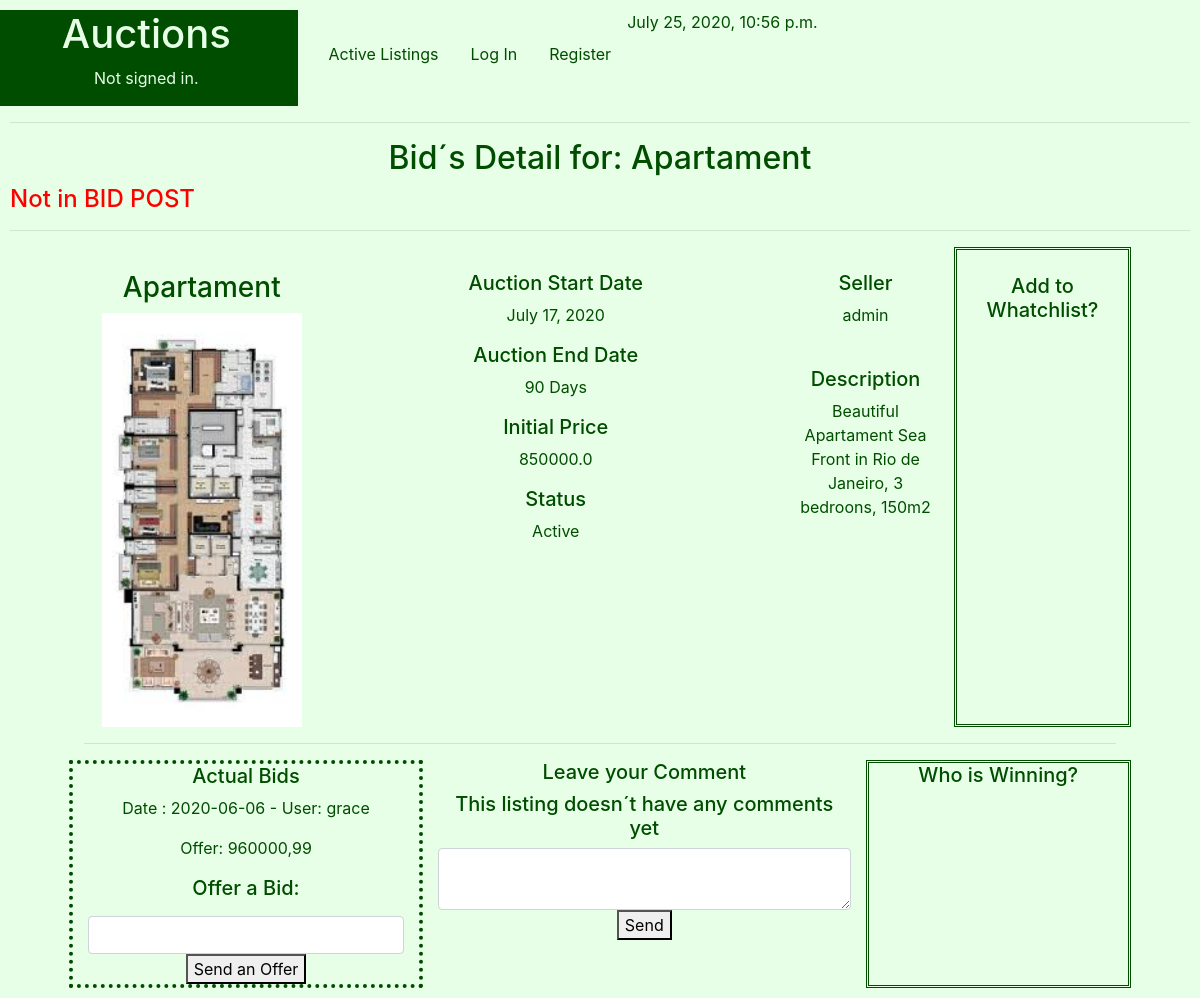
Page /Bid/Apartament on the earlier database version.
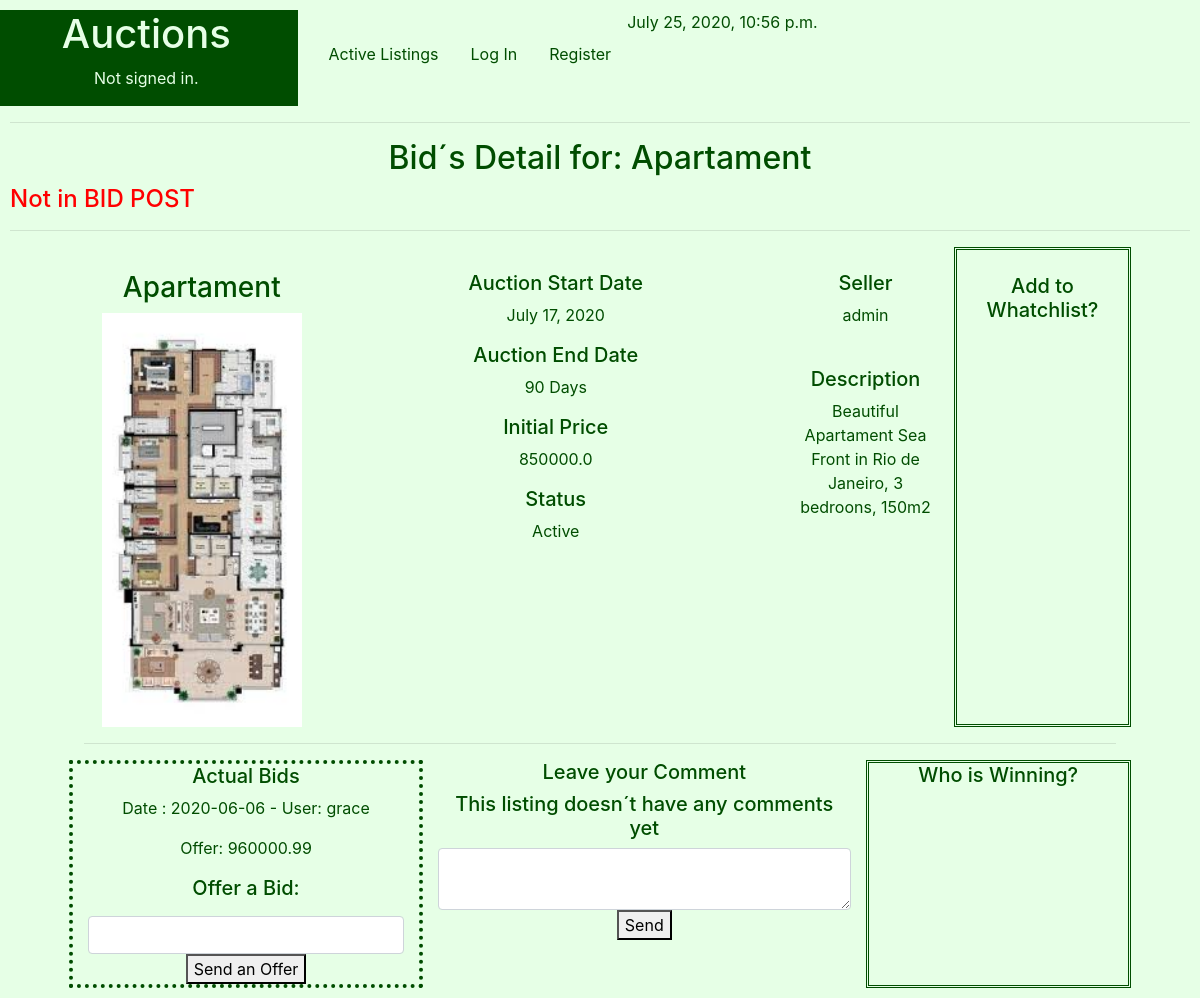
Same page on the later database version.
### auctions/models.py (models this page shows, shortened)
class Listings(models.Model):
    STATUS = (
        ('Active', 'Active - Receiving Bids'),
        ('To Begin', 'To Begin - De Auction didn´t start yet'),
        ('Closed', 'Closed - The seller gave up the auction'),
        ('Sold', 'Sold'),
    )
    Ltitle = models.CharField(help_text="Choose a title for your listing",max_length=50)
    Ccode=models.IntegerField(help_text="Categories Ex: 1-Apartament,2-Commercial,3-Farm, 4-House ") #foreign key from PropTypes
    Ldescription = models.CharField(max_length=250)
    Lprice = models.FloatField(help_text="starting bid Just USD") #initial price
    Ldatestart = models.DateField(help_text="Please use the following format: <em>YYYY-MM-DD</em>. for the auction start")
    Lduration = models.IntegerField(help_text="Duration expressed in days" )
    Luser = models.CharField(max_length=25)
    Limage= models.ImageField(upload_to="media", blank=True) #Name of the picture saved on static folder
    Lstatus = models.CharField(max_length=8, choices=STATUS )

class Bids(models.Model):
    Lcode = models.ForeignKey(Listings, on_delete=models.CASCADE)
    Buser = models.CharField(max_length=25) #Who is going to buy
    Bthrow= models.IntegerField() #first throw, second , third....
    Bprice = models.FloatField(help_text="Just USD")# throw value
    Bdate = models.DateField(help_text="Please use the following format: <em>YYYY-MM-DD</em>.")

### auctions/views.py (the view)
# urls.py: path('Bid/<str:Btitle>', views.Bids_view, name='BidsDetail'),
def Bids_view(request, Btitle):
    B_title =Btitle
    d = datetime.now()
    L_data =[]
    W_data=[]
    B_data=[]
    C_data=[]
    L_data = Listings.objects.filter(Ltitle=B_title)
    W_data=Watchlist.objects.filter(Lcode__Ltitle=B_title)
    B_data=Bids.objects.filter(Lcode__Ltitle=B_title)
    C_data=Comments.objects.filter(Lcode__Ltitle=B_title)
    if request.method == "POST":
        B_user = request.POST["B_Buser"]
        B_price =float(request.POST["B_Bprice"].replace(',', '.'))
        B_date = time.strftime("%Y-%m-%d")
        Lfilter = Listings.objects.filter(Ltitle=B_title).values('id' , 'Lprice')
        for Search_id in Lfilter:
            Lid_value = Search_id['id']
            Lprice = float(Search_id['Lprice'])
        Lances= Bids.objects.filter(Lcode_id=Lid_value).values('Bthrow', 'Bprice').order_by('Bthrow')
        if len(Lances):
            for L in Lances:
               N_Bthrow = L['Bthrow']
               N_Bprice = float(L['Bprice'])
            B_throw = N_Bthrow + 1
        else:
            B_throw = 1
            N_Bprice= Lprice
        if (B_price <  Lprice) or (B_price <  N_Bprice):
            msgbids= "A bid must be greater than or equal to the original amount and greater than the last bid, if any."
            context={
            "msgbids":msgbids ,
            "d":d,
            "Btitle" : Btitle,
            "L_data" :L_data,
            "B_data" :B_data,
            "W_data" :W_data,
            "C_data":C_data,
             }
            return render(request, "auctions/BidsDetail.html", context)
        try:
            print("I will try to save new BID", B_price)
            print(Lid_value,B_user)
            print(B_throw,B_price )
            print(B_date)
            Bids_create = Bids.objects.create(Lcode=Lid_value , Buser=B_user , Bthrow=B_throw, Bprice=B_price ,Bdate=B_date )
            Bids_create.save()
            B_data=Bids.objects.filter(Lcode__Ltitle=B_title)
            msgbids ="New Bid Saved, Good Luck!"
            context={
            "msgbids":msgbids ,
            "d":d,
            "Btitle" : Btitle,
            "L_data" :L_data,
            "B_data" :B_data,
            "W_data" :W_data,
            "C_data":C_data,
             }
            return render(request, "auctions/BidsDetail.html", context)
        except:
            context={
                "msgbids": "Could not save Bid, please try again",
                "d":d,
                "Btitle" : Btitle,
                "L_data" :L_data,
                "B_data" :B_data,
                "W_data" :W_data,
                "C_data":C_data,
            }
            return render(request, "auctions/BidsDetail.html", context)
    else:
        context = {
            "message" : "Not in BID POST",
            "d":d,
            "Btitle":B_title,
            "L_data":L_data,
            "B_data":B_data,
            "W_data":W_data,
            "C_data":C_data,
        }
        return render(request, "auctions/BidsDetail.html", context)

### auctions/templates/auctions/BidsDetail.html (shortened to what this page needs)
{% extends "auctions/layout.html" %}
{% block body %}
<h2 style="text-align: center;">Bid´s Detail for: {{Btitle}}  </h2>
<h4 style="color:red;"> {{message}}</h4>
<hr>
<div class ="flex-container" style="text-align: center;">
    <div class="container" style="width:90%;">
        <div class="row"  width="1700px">
          {%for L in L_data %}
              <div class="col-lg-3">
                     <br>
                     <h3>{{L.Ltitle }}</h3>
                     <img src=" {{L.Limage.url}} "  width="200">
                     <br>
              </div>
              <br>
              <div class="col-lg-5">
              <br>
                     <h5>Auction Start Date  </h5>
                     <p>{{ L.Ldatestart }}</p>
                     <h5>Auction End Date  </h5>
                     <p>{{ L.Lduration }} Days</p>
                     <h5>Initial Price </h5>
                     <p> {{ L.Lprice }}</p>
                     <h5>Status</h5>
                     <p>{{ L.Lstatus }}</p>
              </div>
              <div class="col-lg-2">
                      <br>
                      <h5>Seller</h5>
                      <p>{{ L.Luser }}</p>
                      <br>
                      <h5>Description</h5>
                      <p>{{ L.Ldescription }}</p>
              </div>
              <div class="col-lg-2" style="border:double;border-color:#004d00 ;">
                  <form   method="post">
                       <br>
                       <h5>Add to Whatchlist?</h5>
                       <br>
                       <br>
                  </form>
          {%endfor%}
        </div>
      </div>
    <hr>
    </div>
    <div class="container" style="border:#004d00; width:90%">
        <div class="row"  width="1700px">
            <div class="col-lg-4" style=" border: 4px dotted #004d00 ;">
                <h5> Actual Bids </h5>
                {% if B_data|length > 0 %}
                    {%for B in B_data %}
                        <p>Date : {{B.Bdate |date:"Y-m-d"}} - User: {{B.Buser}} </p>
                        <p>Offer: {{B.Bprice  }}  </p>
                    {% endfor %}
                {%else%}
                      <h5>This Listing doesn´t have Bids Yet </h5>
                {%endif%}
                <h5> Offer a Bid: </h5>
                <form action="{% url 'auctions:BidsDetail' Btitle=Btitle %}" method="post">
                    <input type="number" class="form-control" data-inputmask="___,___,___.__" id="B_Bprice" name="B_Bprice"  data-mask-selectonfocus="true" >
                    <button type="Submit" name="Submitprice">Send an Offer</button>
                </form>
            </div>
            <div class="col-lg-5" >
                    <h5> Leave your Comment </h5>
                      {%if C_data|length > 0 %}
                        {%for C in C_data %}
                            <p> {{C.Cdate}} </p>
                            <p> <b>{{C.Cuser}}</b>-{{C.Ccomment}}</p>
                        {%endfor%}
                      {%else%}
                          <h5>This listing doesn´t have any comments yet </h5>
                      {%endif%}
                      <form  method="post">
                          <textarea type="text" class="form-control" id="Ccomment" name="Ccomment" ></textarea>
                          <button type="button" name="button">Send</button>
                      </form>
                </div>
            <div class="col-lg-3" style="border:double;border-color:#004d00 ;">
                     <h5> Who is Winning? </h5>
            </div>
        </div>
    </div>
</div>
{% endblock %}

### auctions/templates/auctions/layout.html (shortened to what this page needs)
{% load static %}
<!DOCTYPE html>
<html lang="en">
    <head>
        <link rel="stylesheet" href="https://stackpath.bootstrapcdn.com/bootstrap/4.4.1/css/bootstrap.min.css">
        <link rel="stylesheet" href="https://cdnjs.cloudflare.com/ajax/libs/font-awesome/4.7.0/css/font-awesome.min.css">
        <link href="{% static 'auctions/styles.css' %}" rel="stylesheet">
    </head>
    <body>
        <div class="row">
            <div class="col-lg-3" style="background-color:#004d00;color:#e6ffe6 ;">
                <h1 style="text-align: center;">Auctions</h1>
                {% if user.is_authenticated %}
                    <p style="text-align: center;">Signed in as <strong >{{ user.username }}</strong>.</p>
                {% else %}
                    <p style="text-align: center;">Not signed in.</p>
                {% endif %}
            </div>
            <div class="col-lg-9" >
                <ul class="nav">
                <li class="nav-item"><br>
                  <a  style="color:  #004d00;" class="nav-link" href="{% url 'auctions:index' %}">Active Listings</a>
                </li>
                {% if user.is_authenticated %}
                    <li class="nav-item"><br>
                    <a  style="color:  #004d00;" class="nav-link" href="{% url 'auctions:CreateListings' %}">Create Listing</a>
                    </li>
                    <li class="nav-item"><br>
                    <a  style="color:  #004d00;" class="nav-link" href="{% url 'auctions:Watchlist' %}">Watchlist</a>
                    </li>
                    <li class="nav-item"><br>
                    <a  style="color:  #004d00;" class="nav-link" href="{% url 'auctions:Categories' %}">Categories</a>
                    </li>
                    <li class="nav-item"><br>
                    <a  style="color:  #004d00;" class="nav-link" href="{% url 'auctions:Listingspage' %}">Listings Page or Bid´s Page</a>
                    </li>
                    <li class="nav-item"><br>
                    <a  style="color:  #004d00;" class="nav-link" href="{% url 'auctions:logout' %}">Log Out</a>
                    </li>
                {% else %}
                    <li class="nav-item"><br>
                        <a  style="color:  #004d00;" class="nav-link" href="{% url 'auctions:login' %}">Log In</a>
                    </li>
                    <li class="nav-item"><br>
                        <a  style="color:  #004d00;" class="nav-link" href="{% url 'auctions:register' %}">Register</a>
                    </li>
                {% endif %}
                    <li>   {{d}} </li>
                </ul>
            </div>
        </div>
      <hr>
      {% block body %}
      {% endblock %}
    </body>
</html>

### auctions/static/auctions/styles.css (style rules this page uses)
body { padding: 10px; }

### auctions/templates/auctions/layout.html (style rules this page uses)
body { background-color:#e6ffe6 ; color: #004d00; }

Differences in the rows shown:
changed Bids "grace": Bprice "960000,99" → "960000.99"
